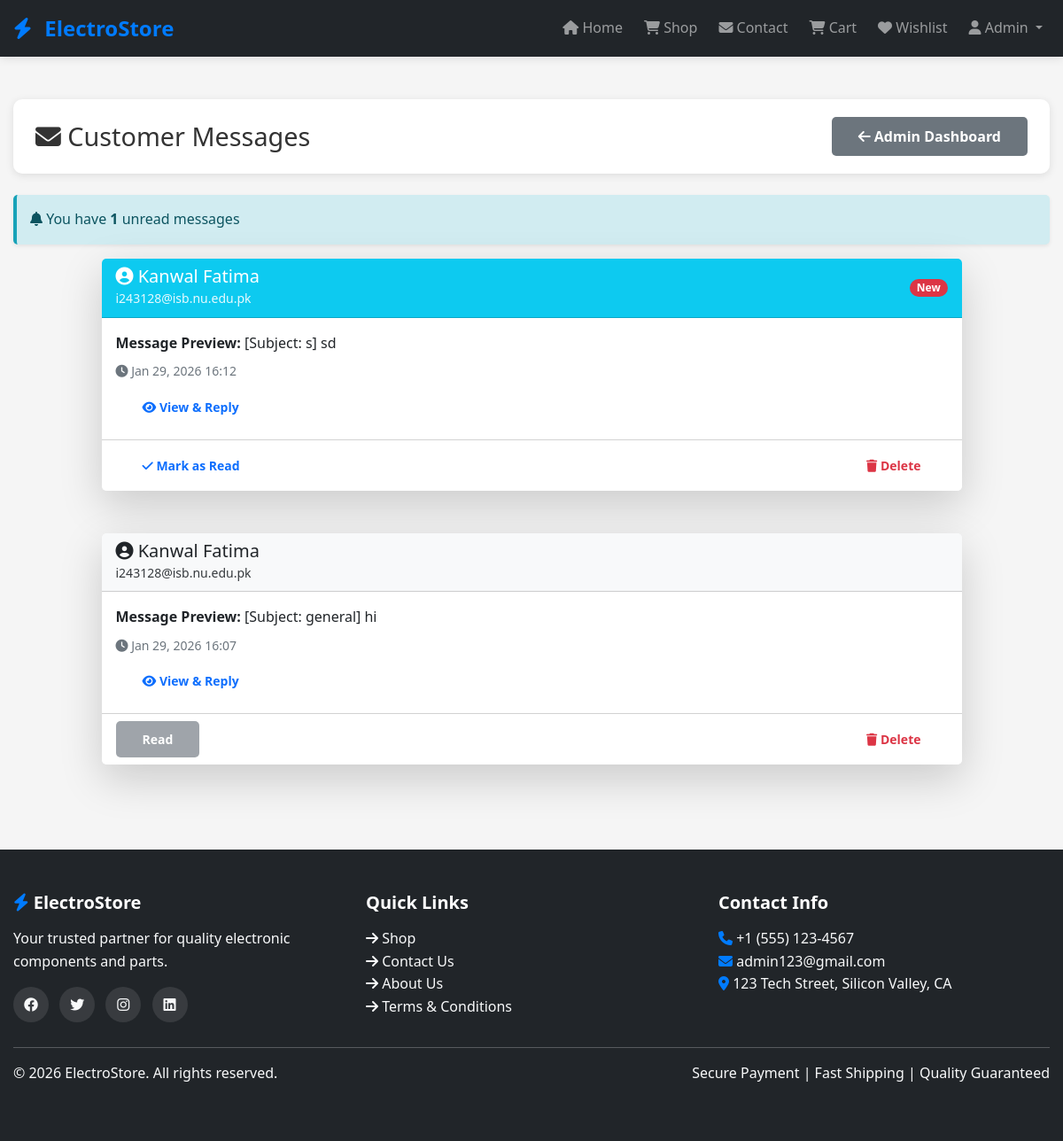
The app's page /frontend/admin/admin_inbox.php (signed in) with its own data.
### tables this page shows
CREATE TABLE `messages` (
  `id` int(11) NOT NULL,
  `user_name` varchar(100) NOT NULL,
  `user_email` varchar(100) NOT NULL,
  `message` text NOT NULL,
  `status` enum('unread','read') DEFAULT 'unread',
  `created_at` timestamp NOT NULL DEFAULT current_timestamp()
);

### frontend/admin/admin_inbox.php (the view, shortened to what this page needs)
<?php
include('../../backend/includes/header.php');
$messages = mysqli_query($conn, "SELECT * FROM messages ORDER BY (status='unread') DESC, created_at DESC");
$temp_messages = mysqli_fetch_all($messages, MYSQLI_ASSOC);
$unread_count = 0;
foreach($temp_messages as $msg) {
    if($msg['status'] == 'unread') $unread_count++;
}
?>
<div class="container my-5">
    <div class="section-header mb-4 d-flex justify-content-between align-items-center">
        <h2><i class="fas fa-envelope"></i> Customer Messages</h2>
        <a href="admin_dashboard.php" class="btn btn-secondary"><i class="fas fa-arrow-left"></i> Admin Dashboard</a>
    </div>
    <?php if($unread_count > 0): ?>
    <div class="alert alert-info shadow-sm">
        <i class="fas fa-bell"></i> You have <strong><?php echo $unread_count; ?></strong> unread messages
    </div>
    <?php endif; ?>
    <div class="row">
        <?php foreach($temp_messages as $msg): ?>
        <div class="col-lg-10 mx-auto mb-5">
            <div class="card shadow-lg border-0 <?php echo $msg['status'] == 'unread' ? 'border-primary' : ''; ?>">
                <div class="card-header <?php echo $msg['status'] == 'unread' ? 'bg-info text-white' : 'bg-light'; ?>">
                    <div class="d-flex justify-content-between align-items-center">
                        <div>
                            <h5 class="mb-0"><i class="fas fa-user-circle"></i>
                                <?php echo htmlspecialchars($msg['user_name']); ?></h5>
                            <small style="opacity: 0.9"><?php echo htmlspecialchars($msg['user_email']); ?></small>
                        </div>
                        <?php if($msg['status'] == 'unread'): ?>
                        <span class="badge bg-danger rounded-pill">New</span>
                        <?php endif; ?>
                    </div>
                </div>
                <div class="card-body">
                    <?php $preview = mb_strlen($msg['message']) > 120 ? mb_substr($msg['message'],0,120) . '...' : $msg['message']; ?>
                    <p class="mb-2"><strong>Message Preview:</strong> <?php echo nl2br(htmlspecialchars($preview)); ?>
                    </p>
                    <small class="text-muted d-block mb-2">
                        <i class="fas fa-clock"></i> <?php echo date('M d, Y H:i', strtotime($msg['created_at'])); ?>
                    </small>
                    <a class="btn btn-sm btn-outline-primary" data-bs-toggle="collapse"
                        href="#collapse_<?php echo $msg['id']; ?>" role="button" aria-expanded="false"
                        aria-controls="collapse_<?php echo $msg['id']; ?>">
                        <i class="fas fa-eye"></i> View & Reply
                    </a>
                </div>
                <div class="card-footer bg-white d-flex justify-content-between">
                    <?php if($msg['status'] == 'unread'): ?>
                    <a href="admin_inbox.php?mark_read=<?php echo $msg['id']; ?>"
                        class="btn btn-sm btn-outline-primary">
                        <i class="fas fa-check"></i> Mark as Read
                    </a>
                    <?php else: ?>
                    <button class="btn btn-sm btn-secondary" disabled>Read</button>
                    <?php endif; ?>
                    <a href="admin_inbox.php?delete=<?php echo $msg['id']; ?>" class="btn btn-sm btn-outline-danger"
                        onclick="return confirm('Are you sure you want to delete this message?')">
                        <i class="fas fa-trash"></i> Delete
                    </a>
                </div>
            </div>
        </div>
        <?php endforeach; ?>
    </div>
</div>
<?php include('../../backend/includes/footer.php'); ?>

### frontend/assets/style.css (style rules this page uses)
:root { --primary-color: #007bff; --secondary-color: #6c757d; --success-color: #28a745; --danger-color: #dc3545; --warning-color: #ffc107; --dark-color: #343a40; --light-color: #f8f9fa; }
* { margin: 0; padding: 0; box-sizing: border-box; }
body { font-family: 'Segoe UI', Tahoma, Geneva, Verdana, sans-serif; background-color: #f5f5f5; color: #333; line-height: 1.6; }
.badge { font-size: 0.75rem; margin-left: 0.25rem; }
.btn { padding: 10px 30px; border-radius: 5px; font-weight: 600; transition: all 0.3s ease; display: inline-block; text-decoration: none; cursor: pointer; border: none; }
.btn-secondary { background-color: var(--secondary-color); color: white; }
.alert { border: none; border-left: 4px solid; border-radius: 5px; padding: 15px; }
.alert-info { background-color: #d1ecf1; border-color: #17a2b8; color: #0c5460; }
.section-header { background: white; padding: 20px 25px; margin-bottom: 30px; border-radius: 10px; box-shadow: 0 2px 10px rgba(0, 0, 0, 0.1); display: flex; justify-content: space-between; align-items: center; }
.section-header h2 { margin: 0; font-size: 1.8rem; color: #333; }
.section-header .btn { margin: 0; }
.text-muted { color: var(--secondary-color) !important; }
.container { max-width: 1200px; margin: 0 auto; padding: 0 15px; }

### records on screen
messages: user_name "Kanwal Fatima", user_email "i243128@isb.nu.edu.pk", status "New", message "[Subject: s] sd", created_at "Jan 29, 2026 16:12"
messages: user_name "Kanwal Fatima", user_email "i243128@isb.nu.edu.pk", message "[Subject: general] hi", created_at "Jan 29, 2026 16:07", status "Read"

### other values on screen
substr($_SESSION['name'], 0, 10) "Admin"
$unread_count "1"
